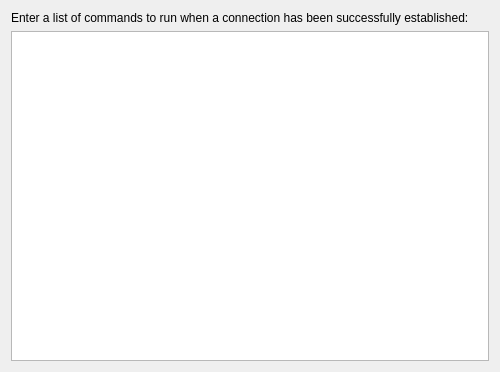
<?xml version="1.0" encoding="UTF-8"?>
<ui version="4.0">
 <class>IConfigPerform</class>
 <widget class="QWidget" name="IConfigPerform">
  <property name="geometry">
   <rect>
    <x>0</x>
    <y>0</y>
    <width>500</width>
    <height>372</height>
   </rect>
  </property>
  <property name="windowTitle">
   <string>Form</string>
  </property>
  <layout class="QGridLayout" name="gridLayout">
   <item row="0" column="0">
    <widget class="QLabel" name="label">
     <property name="text">
      <string>Enter a list of commands to run when a connection has been successfully established:</string>
     </property>
    </widget>
   </item>
   <item row="1" column="0">
    <widget class="QPlainTextEdit" name="cmdEdit"/>
   </item>
  </layout>
 </widget>
 <resources/>
 <connections/>
</ui>
